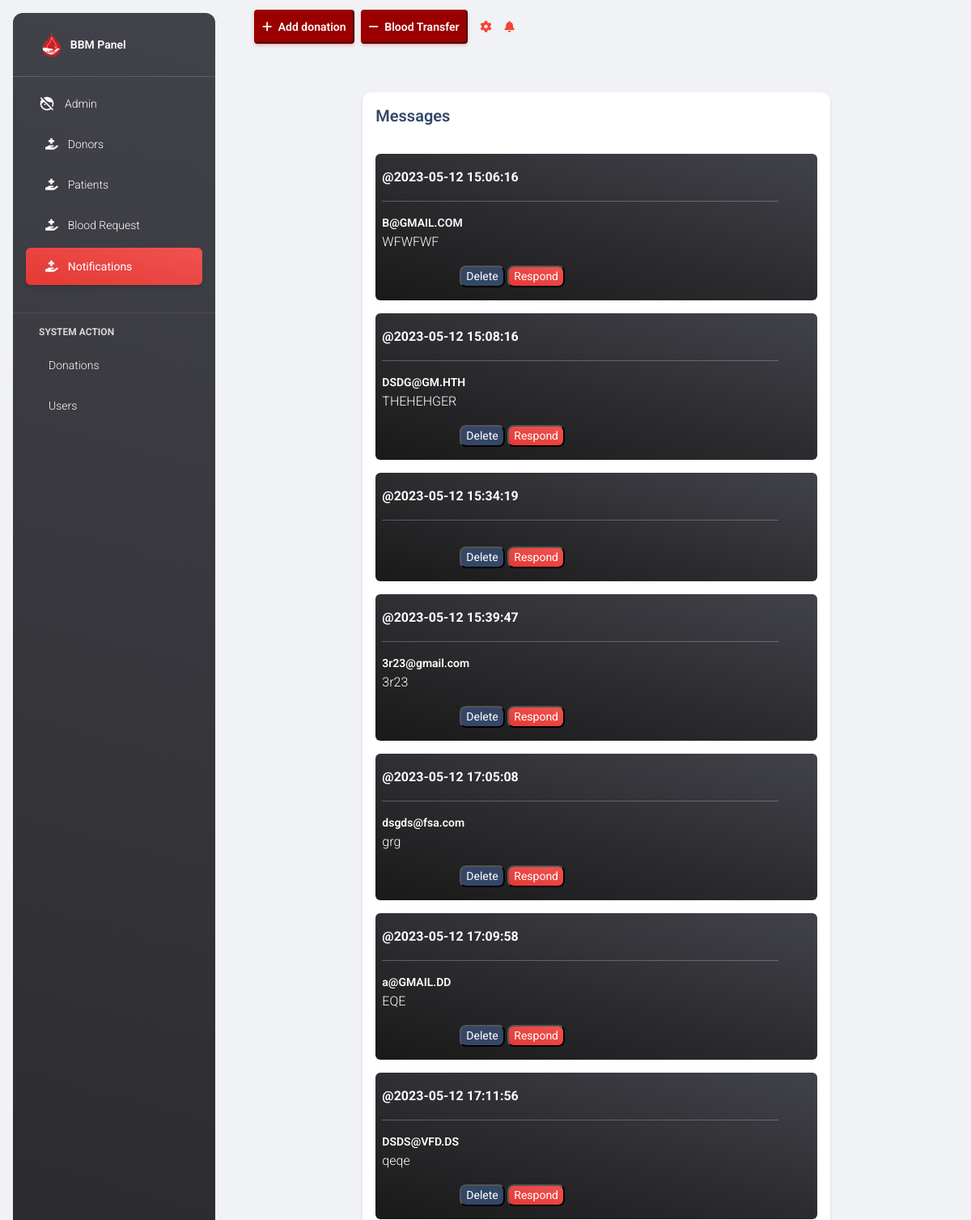
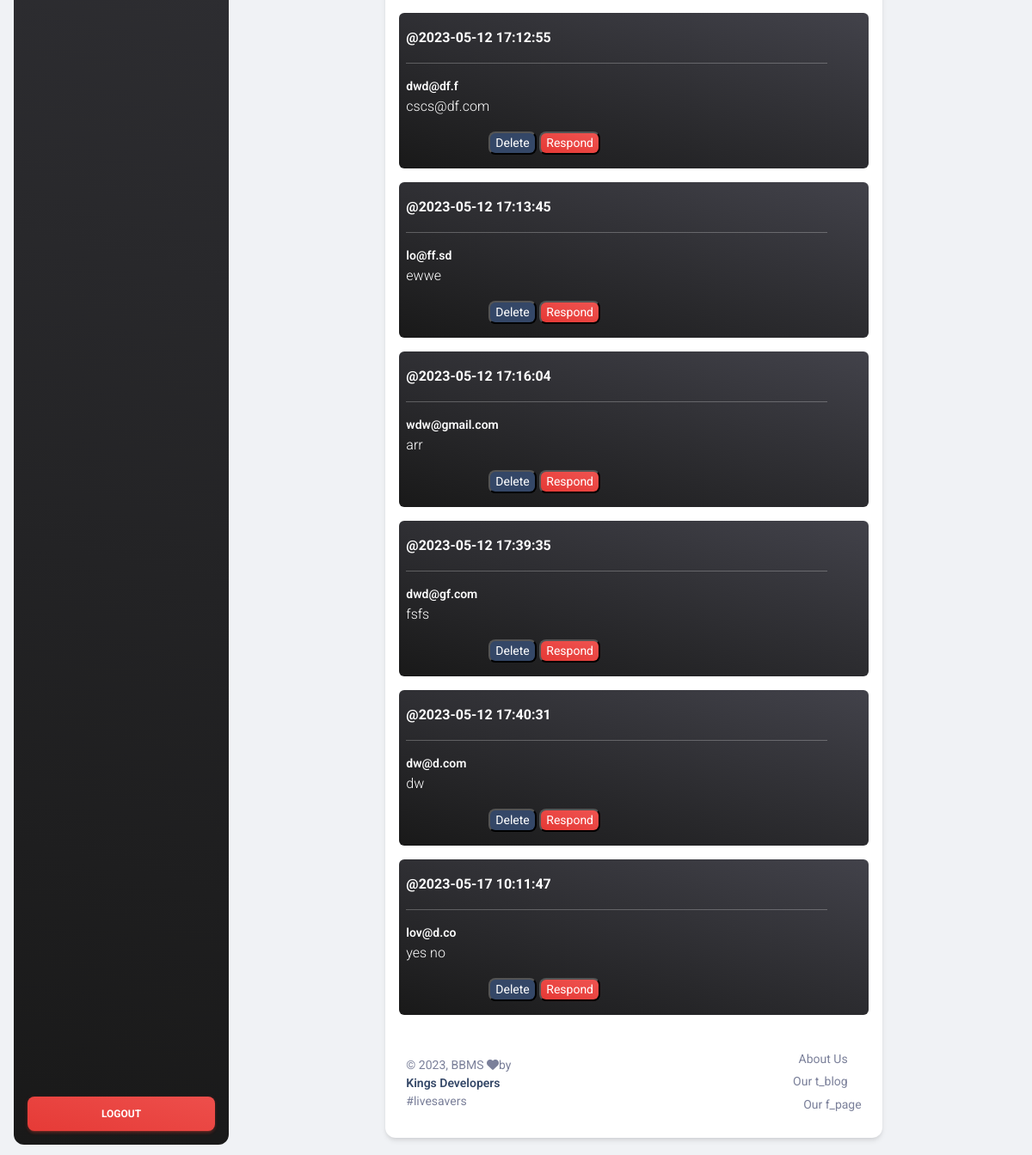
/admin_panel/pages/notifications.php, run on the app's committed database (2 pictures, top to bottom).
### tables this page shows
CREATE TABLE `contact_us` (
  `user_id` int(11) NOT NULL,
  `user_name` varchar(255) NOT NULL,
  `user_email` varchar(255) NOT NULL,
  `user_subject` varchar(255) NOT NULL,
  `user_message` varchar(255) NOT NULL,
  `submit_time` timestamp NOT NULL DEFAULT current_timestamp()
);

### admin_panel/pages/notifications.php (the view, shortened to what this page needs)
<!DOCTYPE html>
<html lang="en">
<head>
<?php include "../assets/connection/head.php";?>
</head>
<?php include "../assets/connection/sidebar.php";?>
<body class="g-sidenav-show  bg-gray-200">
  <main class="main-content position-relative max-height-vh-100 h-100 border-radius-lg ">
    <?php include "../assets/connection/nav.php";?>
    <div class="container-fluid py-4">
      <div class="row">
        <div class="col-lg-8 col-md-10 mx-auto">
          <div class="card mt-4">
            <div class="card-header p-3">
              <h5 class="mb-0">Messages</h5>
            </div>
            <div class="card-body p-3 pb-0">
            <?php
            $query = $db->prepare("SELECT * FROM contact_us");
            $query->execute();
            $length=$query->fetchAll(PDO::FETCH_ASSOC);
           foreach ($length as $key => $value) {
            ?>
              <div class=" alert alert-dark alert-dismissible text-white pl-2 text-sm " role="alert">
                <span  style="margin-right:8vw"><p  class="text-left text-bolder" class="text-left" ><?php echo "@".($value['submit_time'])." <hr>" ?></p> <a href="javascript:;" class="alert-link text-white text-center d-flex" type="email"><?php echo $value['user_email'] ?></a><p><?php echo $value['user_message'] ?></p></span>
                <input type="button" name= "<?php echo ($value['user_name']) ?>" class="btn-right text-sm bg-dark rounded-3 text-white" onclick="notification_del(<?php echo $value['user_id'] ?>)" value="Delete">
                <button type="button" class="btn-right bg-gradient-danger text-sm  rounded-3 text-white "  data-toggle="modal" data-target="#noti_res"  onclick="mess1('<?php echo $value['user_email']?>', '<?php echo $value['user_id'] ?>')" >Respond</button>
              </div>
              <?php   }?>
          </div>
      <footer class="footer py-4  ">
<?php include "../assets/connection/footer.php";?>
      </footer>
    </div>
  </main>
</body>
</html>

### data on the page
contact_us: submit_time "2023-05-12 15:06:16", user_email "B@GMAIL.COM", user_message "WFWFWF"
contact_us: submit_time "2023-05-12 15:08:16", user_email "DSDG@GM.HTH", user_message "THEHEHGER"
contact_us: submit_time "2023-05-12 15:34:19"
contact_us: submit_time "2023-05-12 15:39:47", user_email "3r23@gmail.com", user_message "3r23"
contact_us: submit_time "2023-05-12 17:05:08", user_email "dsgds@fsa.com", user_message "grg"
contact_us: submit_time "2023-05-12 17:09:58", user_email "a@GMAIL.DD", user_message "EQE"
contact_us: submit_time "2023-05-12 17:11:56", user_email "DSDS@VFD.DS", user_message "qeqe"
contact_us: submit_time "2023-05-12 17:12:55", user_email "dwd@df.f", user_message "cscs@df.com"
contact_us: submit_time "2023-05-12 17:13:45", user_email "lo@ff.sd", user_message "ewwe"
contact_us: submit_time "2023-05-12 17:16:04", user_email "wdw@gmail.com", user_message "arr"
contact_us: submit_time "2023-05-12 17:39:35", user_email "dwd@gf.com", user_message "fsfs"
contact_us: submit_time "2023-05-12 17:40:31", user_email "dw@d.com", user_message "dw"
contact_us: submit_time "2023-05-17 10:11:47", user_email "lov@d.co", user_message "yes no"
